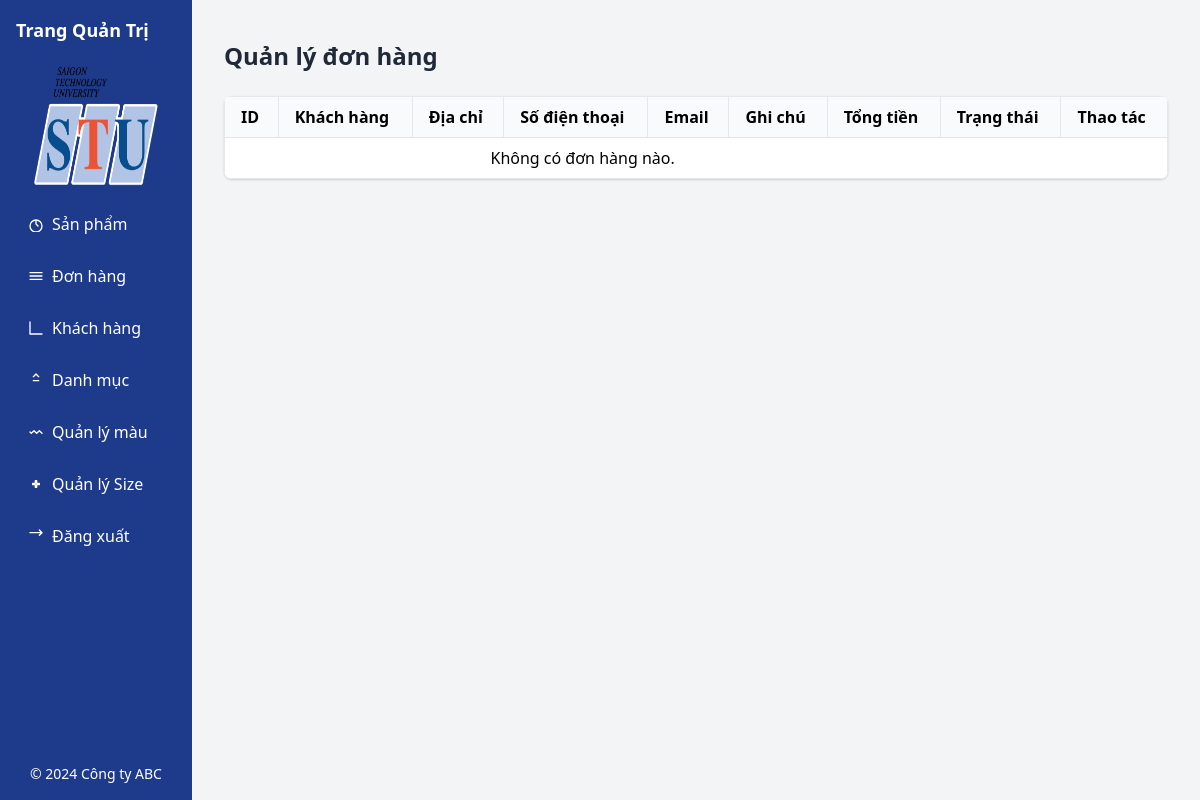
Page /admin/qlgiohang.php on the earlier database version.
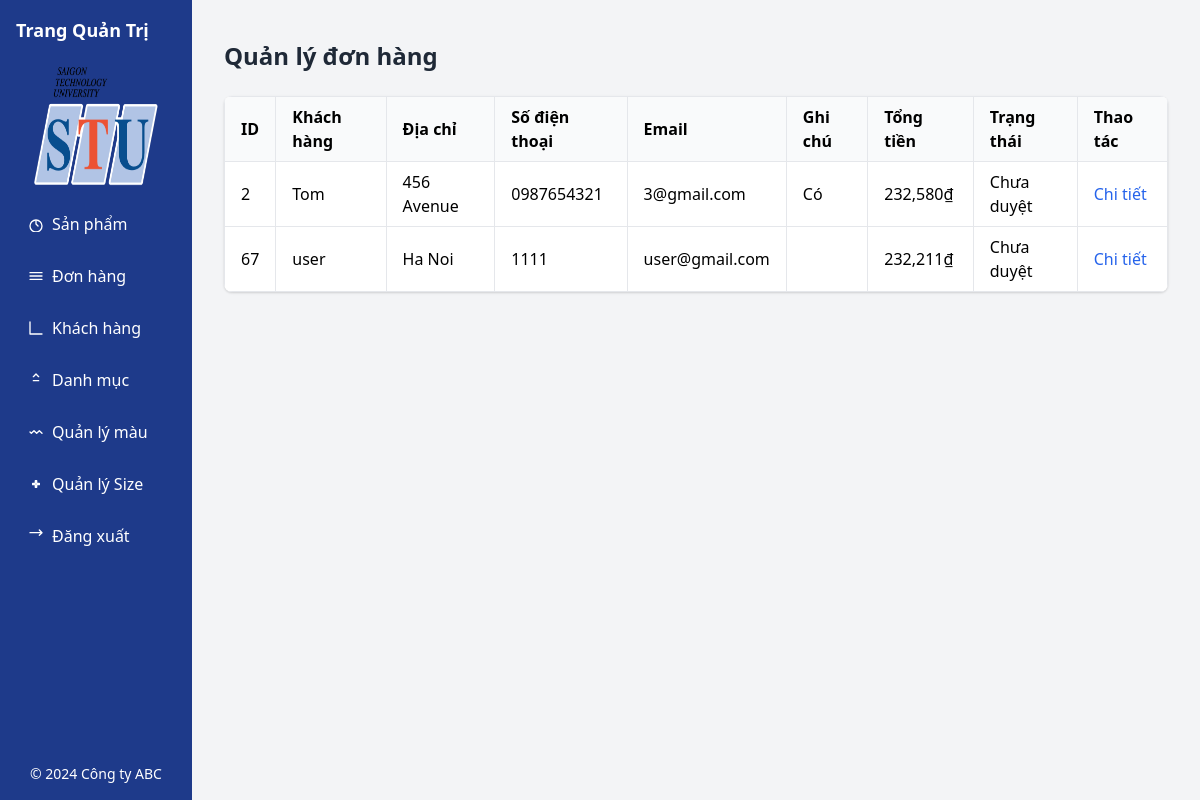
Same page on the later database version.
### tables this page shows
CREATE TABLE IF NOT EXISTS `order` (
  `order_id` int NOT NULL AUTO_INCREMENT,
  `user_id` int NOT NULL,
  `email` varchar(100) NOT NULL,
  `user_name` varchar(50) NOT NULL,
  `user_address` varchar(255) NOT NULL,
  `tel` varchar(11) NOT NULL,
  `note` text NOT NULL,
  `total` float NOT NULL,
  `status` int NOT NULL,
  PRIMARY KEY (`order_id`),
  KEY `user` (`user_id`)
);

### class/Db.php (called while the page is built, shortened)
<?php
class Db
{
  public static $conn = null;
  function __construct()
  {
    Db::$conn = new PDO("mysql:host=localhost; dbname=e1", 'root', '');
    Db::$conn->setAttribute(PDO::ATTR_ERRMODE, PDO::ERRMODE_EXCEPTION);
  }
  function selectSQL($sql, $arrParam = [])
  {
    $stm = Db::$conn->prepare($sql);
    $stm->execute($arrParam);
    return $stm->fetchAll(PDO::FETCH_ASSOC);
  }
}

### admin/qlgiohang.php (the view, shortened to what this page needs)
<?php
$order = new Order();
$orders = $order->selectSQL('SELECT * FROM `order`', []);
?>
<!DOCTYPE html>
<html lang="en">
<head>
    <link href="https://cdn.jsdelivr.net/npm/tailwindcss@2.2.19/dist/tailwind.min.css" rel="stylesheet">
</head>
<body class="bg-gray-100">
    <div class='flex '>
        <?php include './views/navAdmin.php'; ?>
        <div class='flex-1 p-4'>
            <div class="container mx-auto px-4 py-6">
                <h1 class="text-2xl font-bold text-gray-800 mb-6">Quản lý đơn hàng</h1>
                <div class="overflow-x-auto bg-white rounded-lg shadow">
                    <table class="table-auto w-full text-left border-collapse border border-gray-200">
                        <thead class="bg-gray-50">
                            <tr>
                                <th class="px-4 py-2 border border-gray-200">ID</th>
                                <th class="px-4 py-2 border border-gray-200">Khách hàng</th>
                                <th class="px-4 py-2 border border-gray-200">Địa chỉ</th>
                                <th class="px-4 py-2 border border-gray-200">Số điện thoại</th>
                                <th class="px-4 py-2 border border-gray-200">Email</th>
                                <th class="px-4 py-2 border border-gray-200">Ghi chú</th>
                                <th class="px-4 py-2 border border-gray-200">Tổng tiền</th>
                                <th class="px-4 py-2 border border-gray-200">Trạng thái</th>
                                <th class="px-4 py-2 border border-gray-200">Thao tác</th>
                            </tr>
                        </thead>
                        <tbody>
                            <?php if ($orders): ?>
                            <?php foreach ($orders as $order): ?>
                            <tr>
                                <td class="px-4 py-2 border border-gray-200"><?php echo $order['order_id']; ?></td>
                                <td class="px-4 py-2 border border-gray-200"><?php echo $order['user_name']; ?></td>
                                <td class="px-4 py-2 border border-gray-200"><?php echo $order['user_address']; ?></td>
                                <td class="px-4 py-2 border border-gray-200"><?php echo $order['tel']; ?></td>
                                <td class="px-4 py-2 border border-gray-200"><?php echo $order['email']; ?></td>
                                <td class="px-4 py-2 border border-gray-200"><?php echo $order['note']; ?></td>
                                <td class="px-4 py-2 border border-gray-200">
                                    <?php echo number_format($order['total']); ?>₫</td>
                                <td class="px-4 py-2 border border-gray-200"><?php if($order['status'] == 1){
                                    echo "Chưa duyệt";
                                }else{
                                    echo "Đã duyệt";
                                } ?></td>
                                <td class="px-4 py-2 border border-gray-200">
                                    <a href="index.php?page=chitiet&order_id=<?php echo $order['order_id']; ?>"
                                        class="text-blue-600 hover:underline">Chi tiết</a>
                                </td>
                            </tr>
                            <?php endforeach; ?>
                            <?php else: ?>
                            <tr>
                                <td colspan="7" class="px-4 py-2 text-center">Không có đơn hàng nào.</td>
                            </tr>
                            <?php endif; ?>
                        </tbody>
                    </table>
                </div>
            </div>
        </div>
    </div>
</body>
</html>

### views/navAdmin.php (shortened to what this page needs)
<form method='GET' action="../index.php">
    <div class='bg-blue-900 text-white w-48 p-4 flex flex-col justify-between fixed left-0 top-0 bottom-0'>
        <div>
            <h2 class='text-lg font-bold mb-4'>Trang Quản Trị</h2>
            <div class="mb-4">
                <img src='../images/Logo_STU.png' alt='Logo' class='w-32 h-32 mx-auto' />
            </div>
            <nav>
                <ul>
                    <li class='mb-3'><a href='../index.php?page=qlsanpham'
                            class='flex items-center py-2 px-3 rounded transition duration-200 hover:bg-blue-700'>
                            <svg class='w-4 h-4 mr-2' fill='none' stroke='currentColor' viewBox='0 0 24 24'
                                xmlns='http://www.w3.org/2000/svg'>
                                <path stroke-linecap='round' stroke-linejoin='round' stroke-width='2'
                                    d='M12 8v4l3 3m6 0a9 9 0 11-18 0 9 9 0 0118 0z'></path>
                            </svg>
                            Sản phẩm
                        </a></li>
                    <li class='mb-3'><a href='../index.php?page=qlgiohang'
                            class='flex items-center py-2 px-3 rounded transition duration-200 hover:bg-blue-700'>
                            <svg class='w-4 h-4 mr-2' fill='none' stroke='currentColor' viewBox='0 0 24 24'
                                xmlns='http://www.w3.org/2000/svg'>
                                <path stroke-linecap='round' stroke-linejoin='round' stroke-width='2'
                                    d='M3 7h18M3 12h18M3 17h18'></path>
                            </svg>
                            Đơn hàng
                        </a></li>
                    <li class='mb-3'><a href='../index.php?page=qltaikhoan'
                            class='flex items-center py-2 px-3 rounded transition duration-200 hover:bg-blue-700'>
                            <svg class='w-4 h-4 mr-2' fill='none' stroke='currentColor' viewBox='0 0 24 24'
                                xmlns='http://www.w3.org/2000/svg'>
                                <path stroke-linecap='round' stroke-linejoin='round' stroke-width='2' d='M3 3v18h18'>
                                </path>
                            </svg>
                            Khách hàng
                        </a></li>
                    <li class='mb-3'><a href='../index.php?page=danhmuc'
                            class='flex items-center py-2 px-3 rounded transition duration-200 hover:bg-blue-700'>
                            <svg class='w-4 h-4 mr-2' fill='none' stroke='currentColor' viewBox='0 0 24 24'
                                xmlns='http://www.w3.org/2000/svg'>
                                <path stroke-linecap='round' stroke-linejoin='round' stroke-width='2'
                                    d='M8 7l4-4 4 4m0 6H8'></path>
                            </svg>
                            Danh mục
                        </a></li>
                    <li class='mb-3'>
                        <a href='../index.php?page=qlmau'
                            class='flex items-center py-2 px-3 rounded transition duration-200 hover:bg-blue-700'>
                            <svg class='w-4 h-4 mr-2' fill='none' stroke='currentColor' viewBox='0 0 24 24'
                                xmlns='http://www.w3.org/2000/svg'>
                                <path stroke-linecap='round' stroke-linejoin='round' stroke-width='2'
                                    d='M3 12l2 2 4-4 4 4 4-4 4 4'></path>
                            </svg>
                            Quản lý màu
                        </a>
                    </li>
                    <li class='mb-3'><a href='../index.php?page=qlsize'
                            class='flex items-center py-2 px-3 rounded transition duration-200 hover:bg-blue-700'>
                            <svg class='w-4 h-4 mr-2' fill='none' stroke='currentColor' viewBox='0 0 24 24'
                                xmlns='http://www.w3.org/2000/svg'>
                                <path stroke-linecap='round' stroke-linejoin='round' stroke-width='2'
                                    d='M11 11V7h2v4h4v2h-4v4h-2v-4H7v-2h4z'></path>
                            </svg>
                            Quản lý Size
                        </a></li>
                    <li class='mb-3'>
                        <a href='./functions/logout.php'
                            class='flex items-center py-2 px-3 rounded transition duration-200 hover:bg-red-700'>
                            <svg class='w-4 h-4 mr-2' fill='none' stroke='currentColor' viewBox='0 0 24 24'
                                xmlns='http://www.w3.org/2000/svg'>
                                <path stroke-linecap='round' stroke-linejoin='round' stroke-width='2'
                                    d='M17 11l4-4m0 0l-4-4m4 4H3'></path>
                            </svg>
                            Đăng xuất
                        </a>
                    </li>
                </ul>
            </nav>
        </div>
        <div>
            <p class='text-center text-sm'>&copy; 2024 Công ty ABC</p>
        </div>
    </div>
</form>
<div class='w-48 p-4 '></div>

Differences in the rows shown:
added order: order_id "2", user_name "Tom", user_address "456 Avenue", tel "0987654321", email "3@gmail.com", note "Có", total "232,580", status "Chưa duyệt"
added order: order_id "67", user_name "user", user_address "Ha Noi", tel "1111", email "user@gmail.com", total "232,211", status "Chưa duyệt"
Other differences:
text no longer shown: "Không có đơn hàng nào."
